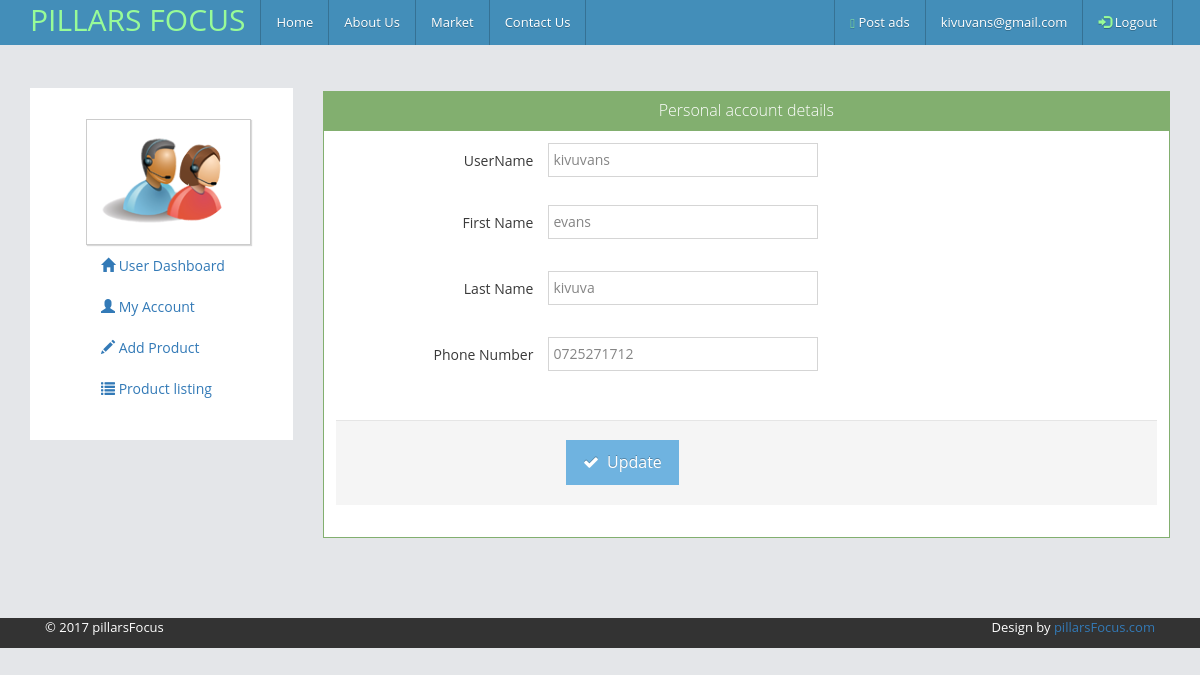
/dashboard.php?my_account (signed in), run on the app's committed database.
### tables this page shows
CREATE TABLE `users` (
  `user_id` int(50) NOT NULL,
  `firstname` varchar(50) NOT NULL,
  `lastname` varchar(50) NOT NULL,
  `email` varchar(50) NOT NULL,
  `phone_no` varchar(50) NOT NULL,
  `username` varchar(100) NOT NULL,
  `password` varchar(50) NOT NULL,
  `reg_date` timestamp NOT NULL DEFAULT CURRENT_TIMESTAMP ON UPDATE CURRENT_TIMESTAMP
);

### my_account.php (the view, shortened to what this page needs)
                       <?php
	if(isset($_GET['my_account'])){
		$email =$_SESSION['email'];
	$get_user = "select * from users where email= '$email'";
$run_user = mysqli_query($con, $get_user);
while ($row_user= mysqli_fetch_array($run_user)){
$user_firstname=$row_user['firstname'];
$user_lastname=$row_user['lastname'];
$user_username=$row_user['username'];
$user_phoneno=$row_user['phone_no'];
}
	}
?>
<div class="col-lg-9" style="min-height: 530px;">
 <div class="pricing-box">
										<div class="widget-box widget-color-green">
											<div class="widget-header">
												<h5 class="widget-title bigger lighter">Personal account details</h5>
											</div>
										  <div class="widget-body">
											<div class="widget-main">
<form class="form-horizontal" role="form" method="post" action="dashboard.php?my_account">
<div class="form-group">
										<label class="col-sm-3 control-label no-padding-right" for="form-field-4">UserName</label>
										<div class="col-sm-9">
										  <input class="input-xlarge"  name="username" type="text" id="form-field-4" value="<?php echo $user_username; ?>" placeholder="username"  required="required"/>
											<div class="space-2"></div>
										</div>
									</div>
									<div class="form-group">
										<label class="col-sm-3 control-label no-padding-right" for="form-field-4">First Name</label>
										<div class="col-sm-9">
										  <input class="input-xlarge" type="text" id="form-field-4" name="fname" value="<?php echo $user_firstname; ?>" placeholder="firstname"  required="required"/>
											<div class="space-2"></div>
										</div>
									</div>
<div class="space-4"></div>
<div class="form-group">
										<label class="col-sm-3 control-label no-padding-right" for="form-field-4">Last Name</label>
										<div class="col-sm-9">
										  <input class="input-xlarge" type="text"  name="lname" id="form-field-4" placeholder="surname" value="<?php echo $user_lastname; ?>" required="required" />
											<div class="space-2"></div>
										</div>
									</div>
<div class="space-4"></div>
<div class="form-group">
										<label class="col-sm-3 control-label no-padding-right" for="form-field-4">Phone Number</label>
										<div class="col-sm-9">
											<input class="input-xlarge" name="Phone" type="text" id="form-field-4" placeholder="+254725271712" value="<?php echo $user_phoneno; ?>"  required="required"/>
											<div class="space-2"></div>
										</div>
				</div>
<div class="space-4"></div>
<div class="clearfix form-actions">
										<div class="col-md-offset-3 col-md-9">
											<button class="btn btn-info" type="submit" name="user_update">
												<i class="ace-icon fa fa-check "></i>
												Update
											</button>
										</div>
									</div>
								</form>
											 </div>
											</div>
										</div>
									</div>
                </div>

### data on the page
users: username "kivuvans", fname "evans", lname "kivuva", Phone "0725271712"

### other printed values
$_SESSION['email'] "kivuvans@gmail.com"
